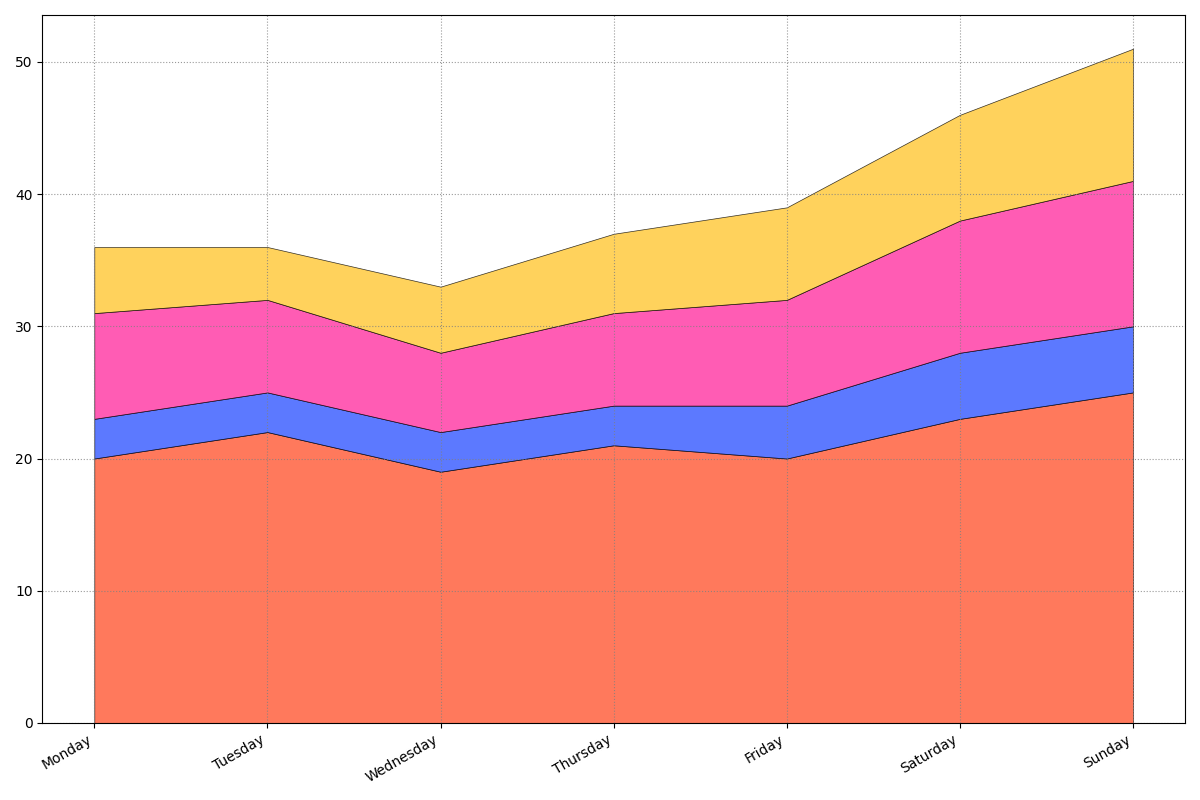

Python code for this plot:
import matplotlib.pyplot as plt
import numpy as np

days = ['Monday', 'Tuesday', 'Wednesday', 'Thursday', 'Friday', 'Saturday', 'Sunday']

heating = [20, 22, 19, 21, 20, 23, 25]
lighting = [3, 3, 3, 3, 4, 5, 5]
appliances = [8, 7, 6, 7, 8, 10, 11]
entertainment = [5, 4, 5, 6, 7, 8, 10]

energy_stack = np.row_stack((heating, lighting, appliances, entertainment))

fig, ax = plt.subplots(figsize=(12, 8))

ax.stackplot(days, energy_stack,
             colors=['#FF5733', '#3357FF', '#FF33A1', '#FFC733'], alpha=0.8, 
             edgecolor='k', linewidth=0.5)

ax.grid(True, linestyle=':', alpha=0.8, color='grey')

plt.xticks(rotation=30, ha='right')

plt.tight_layout()

plt.show()
